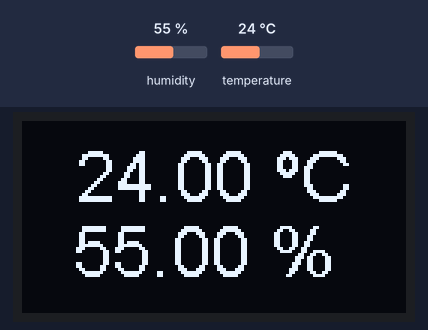
A sketch run on a simulated ESP8266 (NodeMCU). Parts: 128×64 one-colour display. Inputs (shaded band) come from the test bench; at power-on: humidity 55 %, temperature 24 °C. WiFi joins after 1.5 s; servers stay silent unless stated; random numbers use the default seed unless the sketch sets one; no MQTT or app messages arrive unless stated; what the sketch prints to the serial monitor is not drawn.

Above: at 2.7 s.
2.8 s: humidity set to 22 %
At 4.8 s:
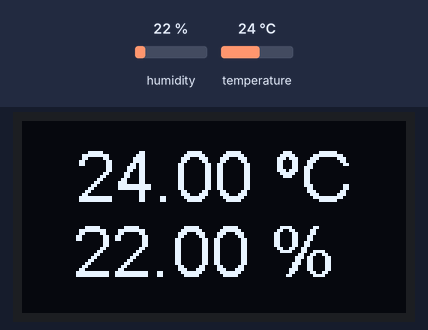
5.5 s: temperature set to 12 °C
At 6.1 s:
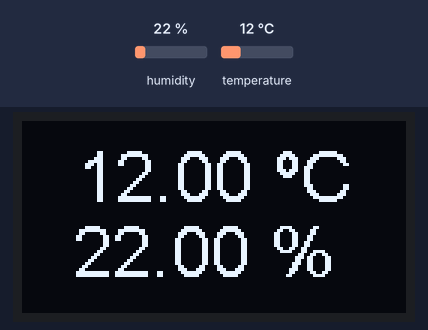
8.2 s: humidity set to 40 %
At 10.9 s:
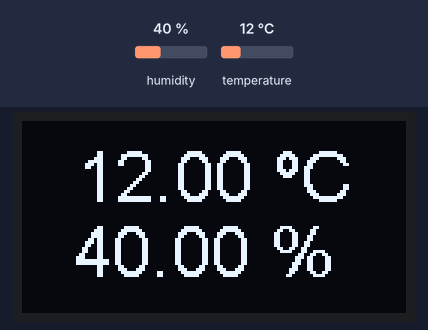
11.2 s: temperature set to 19 °C
At 12.2 s:
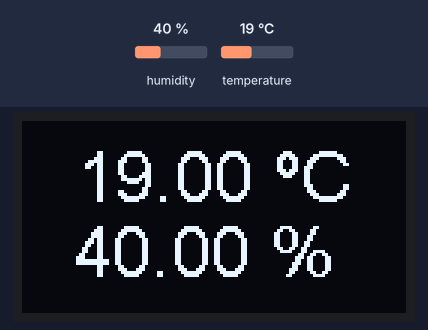
Timing chart, 0 to 14.2 s (numbered marks = the images above; inputs shaded):
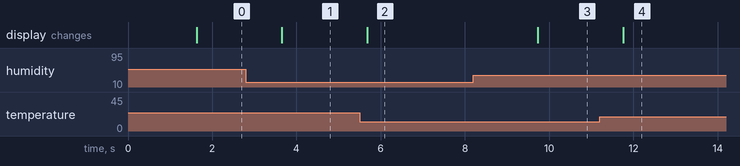

Measured:
- after the input at 2.8 s, the display: changes after 0.86 s (image 1)
- after the input at 5.5 s, the display: changes after 0.18 s (image 2)
- after the input at 8.2 s, the display: changes after 1.5 s (image 3)
- after the input at 11.2 s, the display: changes after 0.56 s (image 4)

The sketch:

termo_2.ino
```cpp
#include "DHTesp.h"
#include "ESP8266WiFi.h"
#include "PubSubClient.h"
#include <Wire.h>  // Only needed for Arduino 1.6.5 and earlier
#include "SSD1306Wire.h" // legacy include: `#include "SSD1306.h"`

DHTesp dht;
SSD1306Wire  display(0x3c, D2, D1);

const char *mqtt_server = "192.168.1.44";
const int   mqtt_port = 1883;
const char *root_topic_publish = "weatherSensor";

const char *ssid = "MOVISTAR_7C0C";
const char *password = "XXXXXXXXXXXXXXXXXXXXXXXXX";

WiFiClient espClient;
PubSubClient client(espClient);

#define MSG_BUFFER_SIZE  (100)
char msg[MSG_BUFFER_SIZE];

void reconnect();
void setup_wifi();
void setup_display();

void setup() {
    Serial.begin(115200);
    setup_display();
    dht.setup(D5, DHTesp::DHT22);
    setup_wifi();
    client.setServer(mqtt_server, mqtt_port);
}

void loop() {

    if ( !client.connected()) {
      reconnect();
    }

    if ( client.connected()) {

      client.loop();

      float h = dht.getHumidity();
      float t = dht.getTemperature();

      snprintf(msg, MSG_BUFFER_SIZE, "{\"humedad\": %.2f , \"temperatura\": %.2f}", h, t);
      Serial.print(root_topic_publish);
      Serial.print("\t-->");
      Serial.print(msg);
      Serial.println("<--");
      client.publish(root_topic_publish, msg, true);

      display.clear();
      display.setTextAlignment(TEXT_ALIGN_CENTER);
      display.setFont(ArialMT_Plain_24);
      snprintf(msg, MSG_BUFFER_SIZE, "%.2f ºC", t);
      display.drawString(64, 5, String(msg));
      snprintf(msg, MSG_BUFFER_SIZE, "%.2f %% ", h);
      display.drawString(64, 30, String(msg));
      display.display();

      delay(2000);
    }
}

void setup_wifi() {
  delay(10);

  Serial.println();
  Serial.print("Conectando a ssid: ");
  Serial.println(ssid);

  WiFi.begin((char *)ssid, (char *)password);

  while (WiFi.status() != WL_CONNECTED) {
    delay(500);
    Serial.print(".");
  }

  Serial.println("");
  Serial.print("IP: ");
  Serial.println(WiFi.localIP());
}

void reconnect() {
  while (!client.connected()) {
    Serial.print("Intentando conexión MQTT...");
    String clientId = "FERNANCODER-";
    clientId += String(random(0xffff), HEX);
    if ( client.connect(clientId.c_str())) {
      Serial.print(clientId);
      Serial.println(" conectado!");
    } else {
      Serial.print("Error: ");
      Serial.print(client.state());
      Serial.println(" reintento en cinco segundos");
      delay(5000);
    }
  }
}

void setup_display() {
  display.init();
  display.clear();
  display.display();
  display.setFont(ArialMT_Plain_10);
  display.setTextAlignment(TEXT_ALIGN_CENTER);
  display.setContrast(255);

  display.drawString(64, 10, String("Connecting WiFi..."));
  display.display();

}
```
